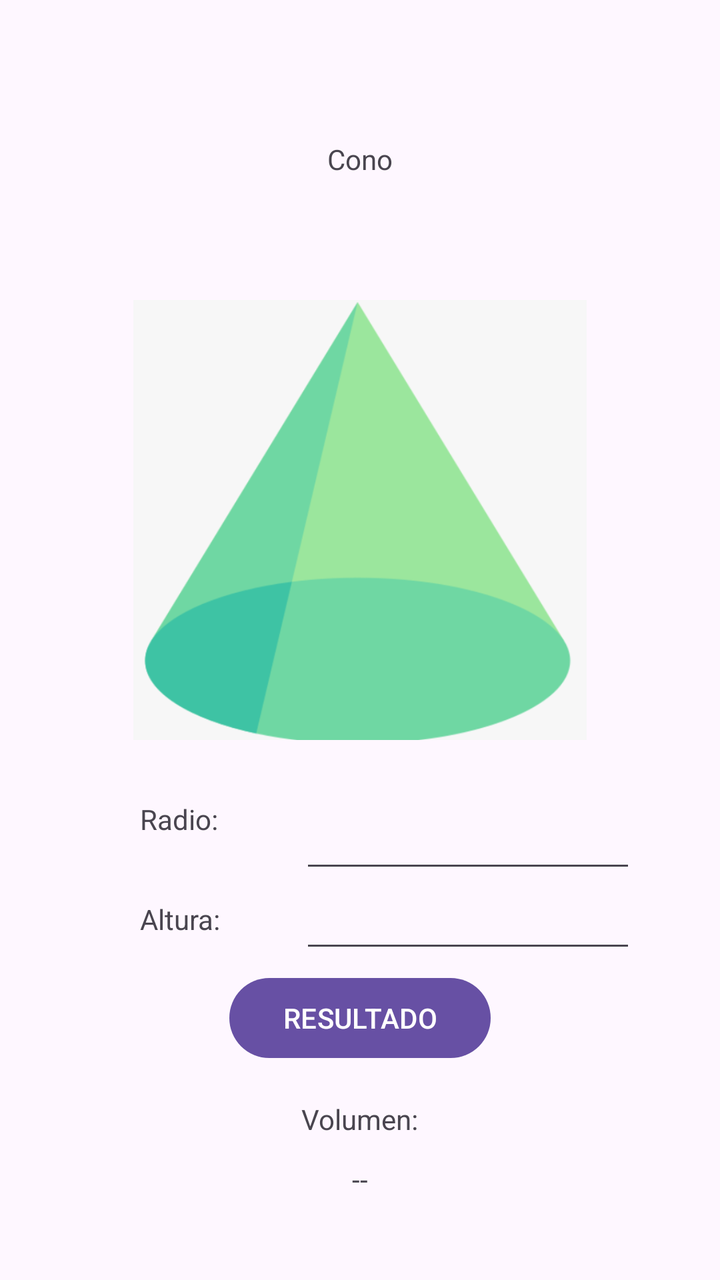
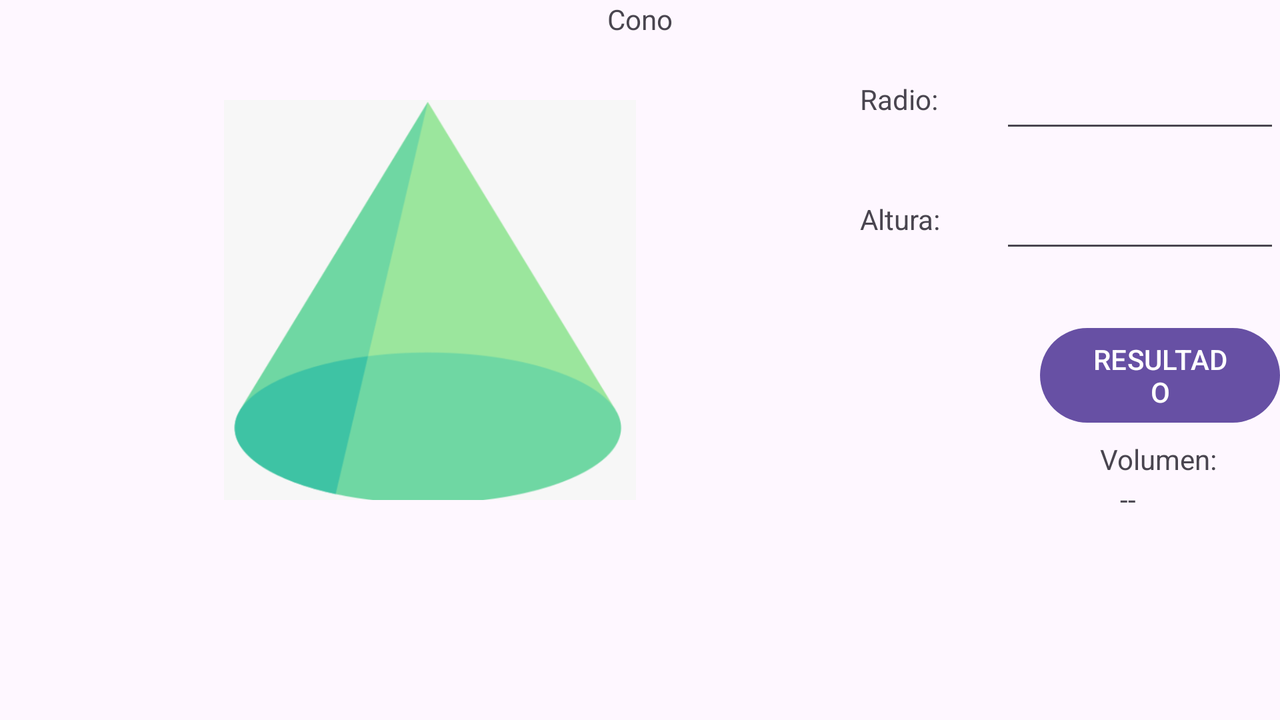

Two renders of one Android screen. The first uses the default layout on a phone; the second uses the alternative layout the repository ships for a different screen configuration, on a matching device. The two XML files are below.
<!-- AndroidManifest.xml: application theme Theme.AreasPerimetrosVols -->
<!-- res/layout/activity_cono.xml -->
<?xml version="1.0" encoding="utf-8"?>
<RelativeLayout
    xmlns:android="http://schemas.android.com/apk/res/android"
    xmlns:app="http://schemas.android.com/apk/res-auto"
    xmlns:tools="http://schemas.android.com/tools"
    android:id="@+id/main"
    android:layout_width="match_parent"
    android:layout_height="match_parent"
    tools:context=".ConoActivity">

    <TextView
        android:layout_width="wrap_content"
        android:layout_height="wrap_content"
        android:layout_centerHorizontal="true"
        android:layout_marginTop="70dp"
        android:text="Cono" />

    <TextView
        android:layout_width="wrap_content"
        android:layout_height="wrap_content"
        android:layout_marginTop="400dp"
        android:layout_marginLeft="70dp"
        android:text="Radio:" />

    <EditText
        android:id="@+id/txtN1"
        android:layout_width="wrap_content"
        android:layout_height="wrap_content"
        android:layout_marginLeft="150dp"
        android:layout_marginTop="400dp"
        android:ems="8"
        android:inputType="numberSigned" />


    <TextView
        android:layout_width="wrap_content"
        android:layout_height="wrap_content"
        android:layout_marginTop="450dp"
        android:layout_marginLeft="70dp"
        android:text="Altura:" />

    <EditText
        android:id="@+id/txtN2"
        android:layout_width="wrap_content"
        android:layout_height="wrap_content"
        android:layout_marginLeft="150dp"
        android:layout_marginTop="440dp"
        android:ems="8"
        android:inputType="numberSigned" />

    <ImageView
        android:id="@+id/imgView"
        android:layout_width="370dp"
        android:layout_height="220dp"
        android:layout_centerHorizontal="true"
        android:layout_marginTop="150dp"
        android:src="@drawable/cono" />

    <Button
        android:id="@+id/btnResultado"
        android:layout_width="wrap_content"
        android:layout_height="wrap_content"
        android:layout_centerHorizontal="true"
        android:layout_marginTop="485dp"
        android:ems="8"
        android:text="RESULTADO" />


    <TextView
        android:layout_width="wrap_content"
        android:layout_height="wrap_content"
        android:layout_centerHorizontal="true"
        android:layout_marginTop="550dp"
        android:text="Volumen:" />


    <TextView
        android:id="@+id/txtResultadoVolumen"
        android:layout_width="wrap_content"
        android:layout_height="wrap_content"
        android:layout_centerHorizontal="true"
        android:layout_marginTop="580dp"
        android:text="--" />

</RelativeLayout>
<!-- resources referenced by this layout -->
<resources>
  <!-- drawable cono: png bitmap (drawable, 30189 bytes) -->
  <style name="Theme.AreasPerimetrosVols" parent="Base.Theme.AreasPerimetrosVols" />
  <style name="Base.Theme.AreasPerimetrosVols" parent="Theme.Material3.DayNight.NoActionBar">
          
          
      </style>
</resources>
<!-- res/layout-land/activity_cono.xml (the repository's variant of the layout above) -->
<!-- drawn on the phone turned sideways -->
<?xml version="1.0" encoding="utf-8"?>
<RelativeLayout
    xmlns:android="http://schemas.android.com/apk/res/android"
    xmlns:app="http://schemas.android.com/apk/res-auto"
    xmlns:tools="http://schemas.android.com/tools"
    android:id="@+id/main"
    android:layout_width="match_parent"
    android:layout_height="match_parent"
    tools:context=".ConoActivity">

    <TextView
        android:layout_width="wrap_content"
        android:layout_height="wrap_content"
        android:layout_centerHorizontal="true"
        android:text="Cono" />

    <TextView
        android:layout_width="wrap_content"
        android:layout_height="wrap_content"
        android:layout_marginLeft="430dp"
        android:layout_marginTop="40dp"
        android:text="Radio:" />

    <EditText
        android:id="@+id/txtN1"
        android:layout_width="wrap_content"
        android:layout_height="wrap_content"
        android:layout_marginLeft="500dp"
        android:layout_marginTop="30dp"
        android:ems="10"
        android:inputType="numberSigned" />

    <TextView
        android:layout_width="wrap_content"
        android:layout_height="wrap_content"
        android:layout_marginTop="100dp"
        android:layout_marginLeft="430dp"
        android:text="Altura:" />

    <EditText
        android:id="@+id/txtN2"
        android:layout_width="wrap_content"
        android:layout_height="wrap_content"
        android:layout_marginLeft="500dp"
        android:layout_marginTop="90dp"
        android:ems="10"
        android:inputType="numberSigned" />

    <ImageView
        android:id="@+id/imgView"
        android:layout_width="350dp"
        android:layout_height="200dp"
        android:layout_marginLeft="40dp"
        android:layout_marginTop="50dp"
        android:src="@drawable/cono" />

    <Button
        android:id="@+id/btnResultado"
        android:layout_width="wrap_content"
        android:layout_height="wrap_content"
        android:layout_marginLeft="520dp"
        android:layout_marginTop="160dp"
        android:ems="8"
        android:text="RESULTADO" />


    <TextView
        android:layout_width="wrap_content"
        android:layout_height="wrap_content"
        android:layout_marginLeft="550dp"
        android:layout_marginTop="220dp"
        android:text="Volumen:" />


    <TextView
        android:id="@+id/txtResultadoVolumen"
        android:layout_width="wrap_content"
        android:layout_height="wrap_content"
        android:layout_marginLeft="560dp"
        android:layout_marginTop="240dp"
        android:text="--" />

</RelativeLayout>
